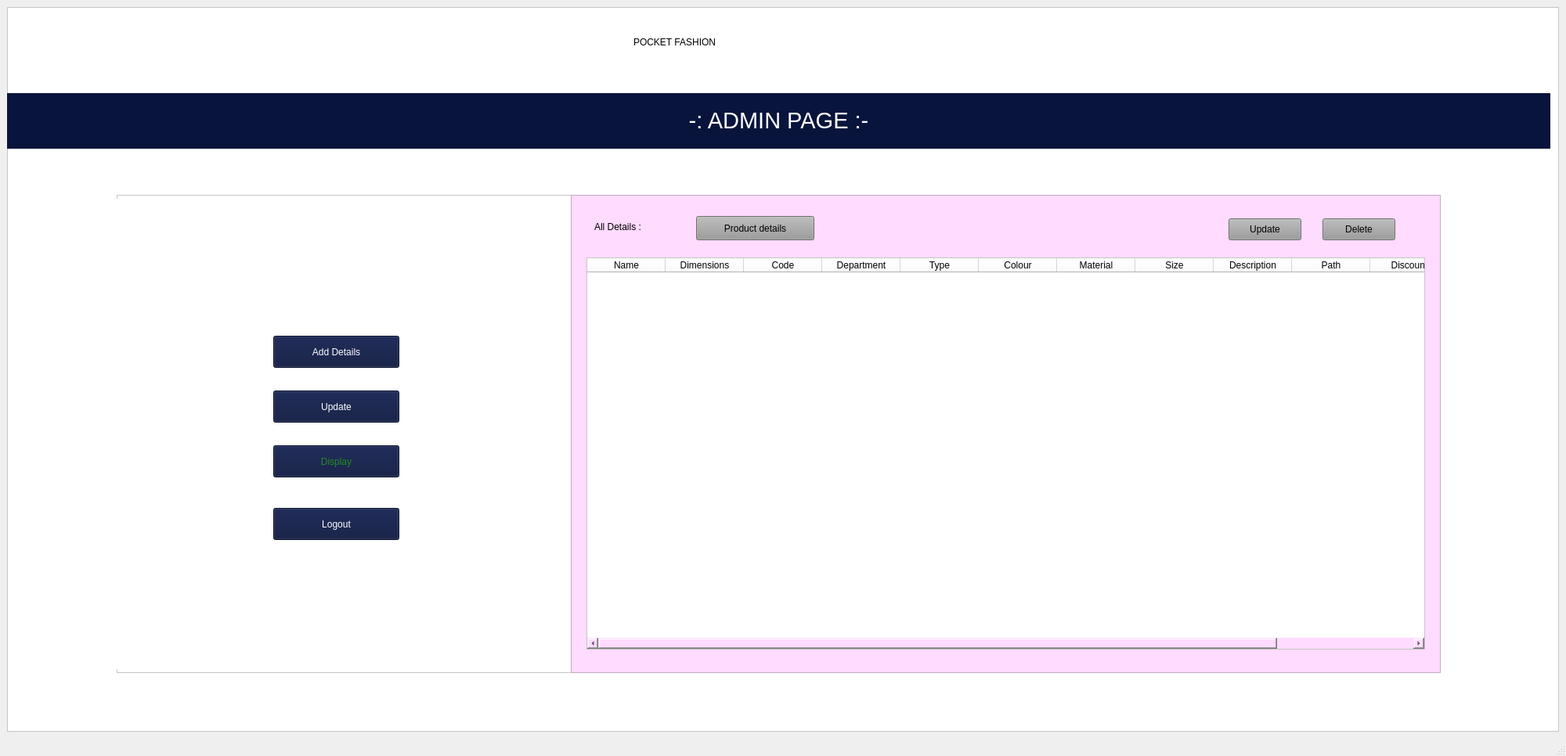
<?xml version="1.0" encoding="UTF-8"?>
<ui version="4.0">
 <class>MainWindow</class>
 <widget class="QMainWindow" name="MainWindow">
  <property name="geometry">
   <rect>
    <x>0</x>
    <y>0</y>
    <width>2000</width>
    <height>966</height>
   </rect>
  </property>
  <property name="windowTitle">
   <string>MainWindow</string>
  </property>
  <widget class="QWidget" name="centralwidget">
   <layout class="QVBoxLayout" name="verticalLayout">
    <item>
     <widget class="QFrame" name="frame">
      <property name="styleSheet">
       <string notr="true">background-color: rgb(255, 255, 255);</string>
      </property>
      <property name="frameShape">
       <enum>QFrame::StyledPanel</enum>
      </property>
      <property name="frameShadow">
       <enum>QFrame::Raised</enum>
      </property>
      <widget class="QFrame" name="frame_2">
       <property name="geometry">
        <rect>
         <x>140</x>
         <y>240</y>
         <width>581</width>
         <height>611</height>
        </rect>
       </property>
       <property name="styleSheet">
        <string notr="true"/>
       </property>
       <property name="frameShape">
        <enum>QFrame::StyledPanel</enum>
       </property>
       <property name="frameShadow">
        <enum>QFrame::Raised</enum>
       </property>
       <widget class="QLabel" name="label_2">
        <property name="geometry">
         <rect>
          <x>0</x>
          <y>5</y>
          <width>581</width>
          <height>601</height>
         </rect>
        </property>
        <property name="text">
         <string/>
        </property>
        <property name="pixmap">
         <pixmap>../../../Downloads/adminleftimg.jpg</pixmap>
        </property>
       </widget>
       <widget class="QPushButton" name="upload">
        <property name="geometry">
         <rect>
          <x>200</x>
          <y>180</y>
          <width>161</width>
          <height>41</height>
         </rect>
        </property>
        <property name="toolTip">
         <string>&lt;html&gt;&lt;head/&gt;&lt;body&gt;&lt;p&gt;Add details &lt;/p&gt;&lt;/body&gt;&lt;/html&gt;</string>
        </property>
        <property name="styleSheet">
         <string notr="true">
background-color: rgb(9, 20, 60);

font: 12pt &quot;MS Shell Dlg 2&quot;;
color: rgb(255, 255, 255);</string>
        </property>
        <property name="text">
         <string>Add Details</string>
        </property>
       </widget>
       <widget class="QPushButton" name="Updat">
        <property name="geometry">
         <rect>
          <x>200</x>
          <y>250</y>
          <width>161</width>
          <height>41</height>
         </rect>
        </property>
        <property name="toolTip">
         <string>&lt;html&gt;&lt;head/&gt;&lt;body&gt;&lt;p&gt;Add details &lt;/p&gt;&lt;/body&gt;&lt;/html&gt;</string>
        </property>
        <property name="styleSheet">
         <string notr="true">color: rgb(255, 255, 255);
background-color: rgb(9, 20, 60);
font: 12pt &quot;MS Shell Dlg 2&quot;;
</string>
        </property>
        <property name="text">
         <string>Update</string>
        </property>
       </widget>
       <widget class="QPushButton" name="disply">
        <property name="geometry">
         <rect>
          <x>200</x>
          <y>320</y>
          <width>161</width>
          <height>41</height>
         </rect>
        </property>
        <property name="toolTip">
         <string>&lt;html&gt;&lt;head/&gt;&lt;body&gt;&lt;p&gt;Add details &lt;/p&gt;&lt;/body&gt;&lt;/html&gt;</string>
        </property>
        <property name="styleSheet">
         <string notr="true">color: rgb(34, 139, 34);
background-color: rgb(9, 20, 60);
font: 12pt &quot;MS Shell Dlg 2&quot;;
</string>
        </property>
        <property name="text">
         <string>Display</string>
        </property>
       </widget>
       <widget class="QPushButton" name="logout">
        <property name="geometry">
         <rect>
          <x>200</x>
          <y>400</y>
          <width>161</width>
          <height>41</height>
         </rect>
        </property>
        <property name="toolTip">
         <string>&lt;html&gt;&lt;head/&gt;&lt;body&gt;&lt;p&gt;Add details &lt;/p&gt;&lt;/body&gt;&lt;/html&gt;</string>
        </property>
        <property name="styleSheet">
         <string notr="true">color: rgb(255, 255, 255);
background-color: rgb(9, 20, 60);
font: 12pt &quot;MS Shell Dlg 2&quot;;
</string>
        </property>
        <property name="text">
         <string>Logout</string>
        </property>
       </widget>
      </widget>
      <widget class="QFrame" name="frame_3">
       <property name="geometry">
        <rect>
         <x>720</x>
         <y>240</y>
         <width>1111</width>
         <height>611</height>
        </rect>
       </property>
       <property name="styleSheet">
        <string notr="true">background-color: rgb(252, 208, 255);
background-color: rgb(255, 219, 255);</string>
       </property>
       <property name="frameShape">
        <enum>QFrame::StyledPanel</enum>
       </property>
       <property name="frameShadow">
        <enum>QFrame::Raised</enum>
       </property>
       <widget class="QTableWidget" name="display">
        <property name="geometry">
         <rect>
          <x>20</x>
          <y>80</y>
          <width>1071</width>
          <height>501</height>
         </rect>
        </property>
        <property name="styleSheet">
         <string notr="true">background-color: rgb(255, 255, 255);
font: 10pt &quot;MS Shell Dlg 2&quot;;</string>
        </property>
        <column>
         <property name="text">
          <string>Name</string>
         </property>
        </column>
        <column>
         <property name="text">
          <string>Dimensions</string>
         </property>
        </column>
        <column>
         <property name="text">
          <string>Code</string>
         </property>
        </column>
        <column>
         <property name="text">
          <string>Department</string>
         </property>
        </column>
        <column>
         <property name="text">
          <string>Type</string>
         </property>
        </column>
        <column>
         <property name="text">
          <string>Colour</string>
         </property>
        </column>
        <column>
         <property name="text">
          <string>Material</string>
         </property>
        </column>
        <column>
         <property name="text">
          <string>Size</string>
         </property>
        </column>
        <column>
         <property name="text">
          <string>Description</string>
         </property>
        </column>
        <column>
         <property name="text">
          <string>Path</string>
         </property>
        </column>
        <column>
         <property name="text">
          <string>Discount</string>
         </property>
        </column>
        <column>
         <property name="text">
          <string>Price</string>
         </property>
        </column>
       </widget>
       <widget class="QLabel" name="label_5">
        <property name="geometry">
         <rect>
          <x>30</x>
          <y>30</y>
          <width>151</width>
          <height>21</height>
         </rect>
        </property>
        <property name="styleSheet">
         <string notr="true">font: 11pt &quot;MS Shell Dlg 2&quot;;
font: 14pt &quot;MS Shell Dlg 2&quot;;</string>
        </property>
        <property name="text">
         <string>All Details :</string>
        </property>
       </widget>
       <widget class="QPushButton" name="Updatee">
        <property name="geometry">
         <rect>
          <x>840</x>
          <y>30</y>
          <width>93</width>
          <height>28</height>
         </rect>
        </property>
        <property name="styleSheet">
         <string notr="true">font: 10pt &quot;MS Shell Dlg 2&quot;;
background-color: rgb(154, 154, 154);</string>
        </property>
        <property name="text">
         <string>Update</string>
        </property>
       </widget>
       <widget class="QPushButton" name="remove">
        <property name="geometry">
         <rect>
          <x>960</x>
          <y>30</y>
          <width>93</width>
          <height>28</height>
         </rect>
        </property>
        <property name="styleSheet">
         <string notr="true">font: 10pt &quot;MS Shell Dlg 2&quot;;
background-color: rgb(154, 154, 154);</string>
        </property>
        <property name="text">
         <string>Delete</string>
        </property>
       </widget>
       <widget class="QPushButton" name="pdetails">
        <property name="geometry">
         <rect>
          <x>160</x>
          <y>27</y>
          <width>151</width>
          <height>31</height>
         </rect>
        </property>
        <property name="styleSheet">
         <string notr="true">font: 10pt &quot;MS Shell Dlg 2&quot;;
background-color: rgb(154, 154, 154);</string>
        </property>
        <property name="text">
         <string>Product details</string>
        </property>
       </widget>
      </widget>
      <widget class="QLabel" name="label">
       <property name="geometry">
        <rect>
         <x>0</x>
         <y>110</y>
         <width>1971</width>
         <height>71</height>
        </rect>
       </property>
       <property name="styleSheet">
        <string notr="true">background-color: rgb(9, 20, 60);</string>
       </property>
       <property name="text">
        <string>&lt;html&gt;&lt;head/&gt;&lt;body&gt;&lt;p align=&quot;center&quot;&gt;&lt;span style=&quot; font-size:22pt; color:#ffffff;&quot;&gt;-: ADMIN PAGE :-&lt;/span&gt;&lt;/p&gt;&lt;/body&gt;&lt;/html&gt;</string>
       </property>
      </widget>
      <widget class="QLabel" name="label_3">
       <property name="geometry">
        <rect>
         <x>800</x>
         <y>20</y>
         <width>391</width>
         <height>51</height>
        </rect>
       </property>
       <property name="styleSheet">
        <string notr="true">font: 75 28pt &quot;Times New Roman&quot;;</string>
       </property>
       <property name="text">
        <string>&lt;html&gt;&lt;head/&gt;&lt;body&gt;&lt;p&gt;POCKET FASHION&lt;/p&gt;&lt;/body&gt;&lt;/html&gt;</string>
       </property>
      </widget>
      <widget class="QLabel" name="label_4">
       <property name="geometry">
        <rect>
         <x>10</x>
         <y>10</y>
         <width>91</width>
         <height>81</height>
        </rect>
       </property>
       <property name="text">
        <string/>
       </property>
       <property name="pixmap">
        <pixmap>../../../Downloads/pf.png</pixmap>
       </property>
      </widget>
     </widget>
    </item>
   </layout>
  </widget>
  <widget class="QMenuBar" name="menubar">
   <property name="geometry">
    <rect>
     <x>0</x>
     <y>0</y>
     <width>2000</width>
     <height>26</height>
    </rect>
   </property>
  </widget>
  <widget class="QStatusBar" name="statusbar"/>
 </widget>
 <resources>
  <include location="../icons.qrc"/>
 </resources>
 <connections/>
</ui>
